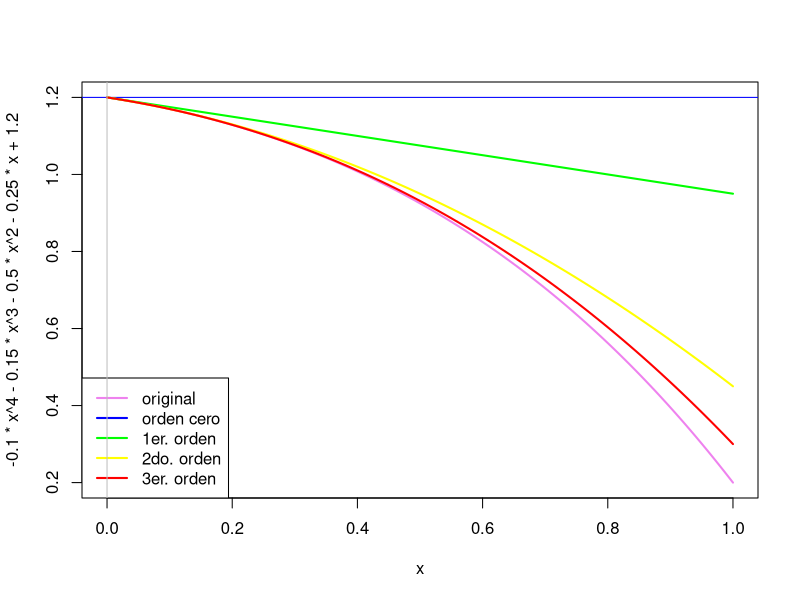
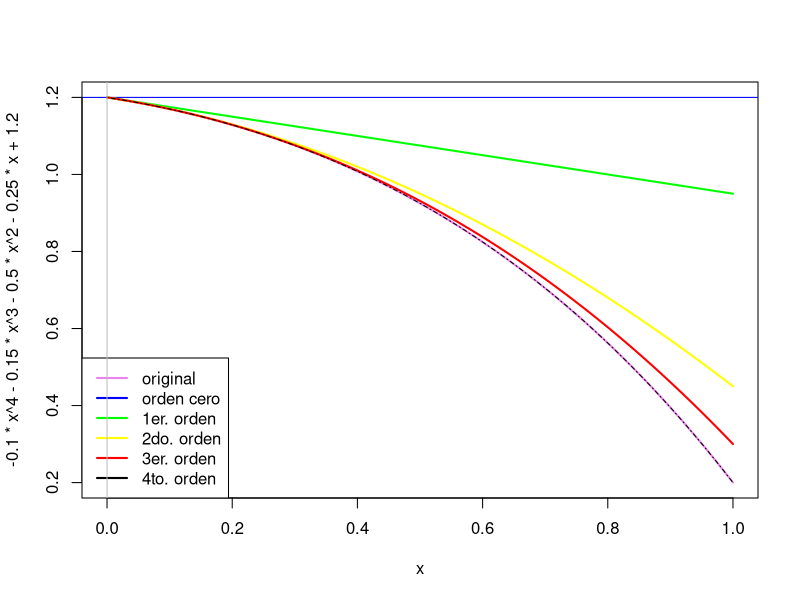
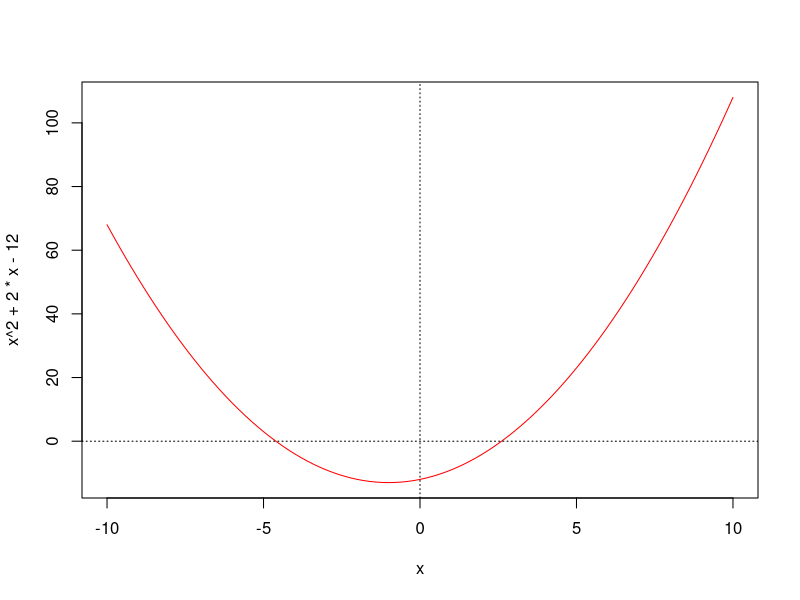
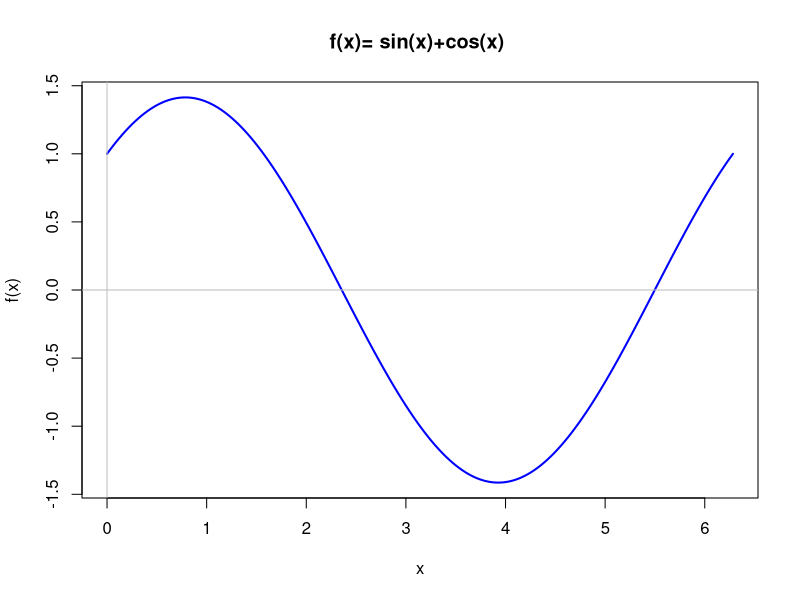
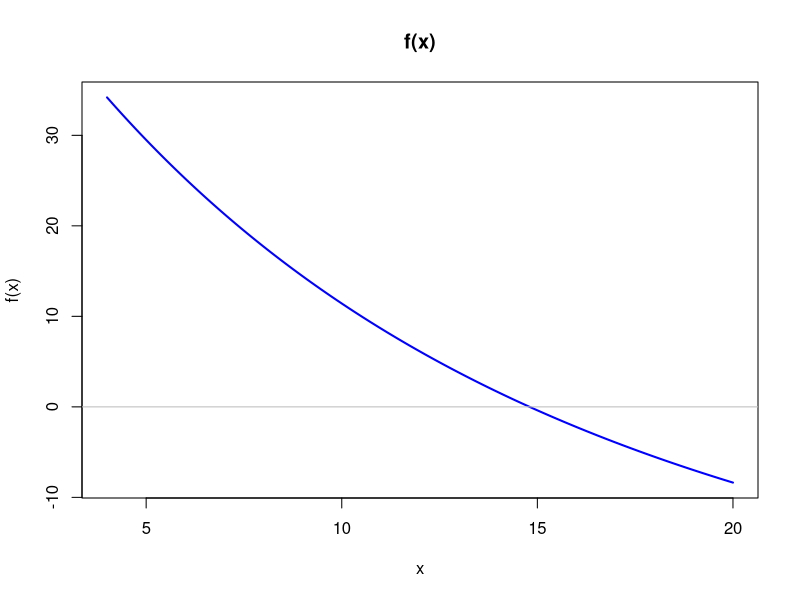
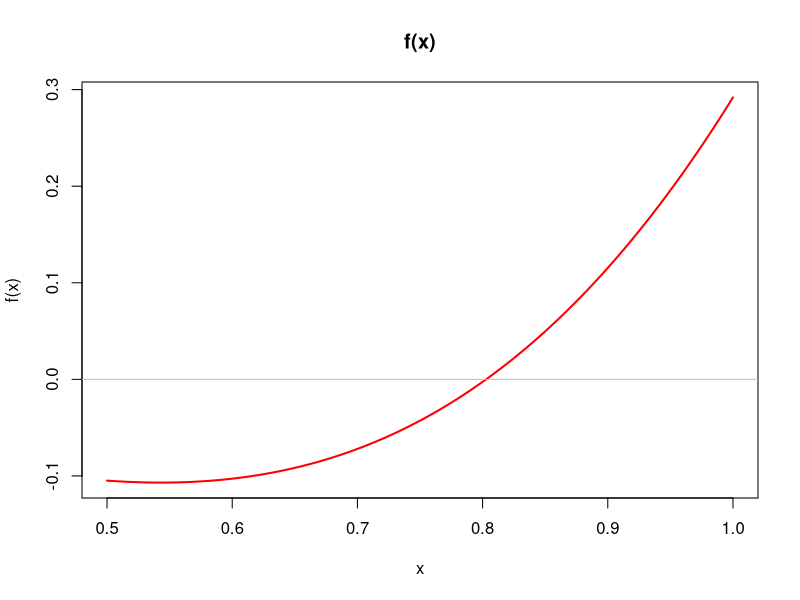

The R source for these figures, in order:
## ---- chunk 1
x_i <- 0 
f_3ra_d <- -2.4*x_i-0.9
f_3ra_d
## ---- chunk 2
1.2-0.25-0.5*1^2-0.9/factorial(3)*1^3
## ---- chunk 3
curve(-0.1*x^4-0.15*x^3-0.5*x^2-0.25*x+1.2, from = 0, to = 1, col = "violet", lwd = 2)
abline(h=1.2, col="blue")
curve(1.2-0.25*x, from = 0, to = 1, col = "green", add = TRUE, lwd = 2)
curve(1.2-0.25*x-0.5*x^2, from = 0, to = 1, col = "yellow", add = TRUE, lwd = 2)
curve(1.2-0.25*x-0.5*x^2-0.15*x^3, from = 0, to = 1, col = "red", add = TRUE, lwd = 2)
legend("bottomleft",
legend=c("original","orden cero","1er. orden", "2do. orden", "3er. orden"),
col=c("violet","blue","green", "yellow","red"),
lty=1,lwd=2)
abline(h=0, v=0, col="gray")
## ---- chunk 4
x_i <- 0 
f_4ta_d <- -2.4
f_4ta_d
## ---- chunk 5
1.2-0.25-0.5*1^2-0.9/factorial(3)*1^3-2.4/factorial(4)*1^4
## ---- chunk 6
curve(-0.1*x^4-0.15*x^3-0.5*x^2-0.25*x+1.2, from = 0, to = 1, col = "violet", lwd = 2)
abline(h=1.2, col="blue")
curve(1.2-0.25*x, from = 0, to = 1, col = "green", add = TRUE, lwd = 2)
curve(1.2-0.25*x-0.5*x^2, from = 0, to = 1, col = "yellow", add = TRUE, lwd = 2)
curve(1.2-0.25*x-0.5*x^2-0.15*x^3, from = 0, to = 1, col = "red", add = TRUE, lwd = 2)
curve(1.2-0.25*x-0.5*x^2-0.15*x^3-0.1*x^4, from = 0, to = 1, col = "black", add = TRUE, lwd = 1, lty = 4)
legend("bottomleft",
legend=c("original","orden cero","1er. orden", "2do. orden", "3er. orden", "4to. orden"),
col=c("violet","blue","green", "yellow", "red", "black"),
lty=1,lwd=2)
abline(h=0, v=0, col="gray")
## ---- chunk 7
x_1 <- -1 + sqrt(13)
x_1
## ---- chunk 8
x_2 <- -1 - sqrt(13)
x_2
## ---- chunk 9
polyroot(c(-12,2,1))
## ---- chunk 10
curve(x^2+2*x-12, from = -10, to = 10, col = "red")
abline(h=0, v= 0, lty=3)
## ---- chunk 11
polyroot(c(-1,1,0,0,-1,3))
## ---- chunk 12
ecuacion <- function(x){sin(x)+cos(x)}
curve(ecuacion, from=0, to=2*pi, n=200, xlab="x", ylab="f(x)", col="blue",lwd=2, main="f(x)= sin(x)+cos(x) ")
abline(h=0, v=0, col="gray")
## ---- chunk 13
ecuacion = function(x){
  (668.06/x)*(1-exp(-0.146843*x))-40
  }
curve(ecuacion, from=4, to=20, n=200, xlab="x", ylab="f(x)", col="blue",lwd=2, main="f(x)")
abline(h=0, v=0, col="gray")
## ---- chunk 14
metodo_biseccion <- function(f, xmin, xmax, tol=1e-5){
  a <- xmin
  b <- xmax
  if (a >= b){
    cat("error: xmin > xmax", "\n")
    # return regresa un objeto
    return(NULL) # NULL significa valor indefinido
  }
  if (f(a) == 0){
    return(a)
  } else if (f(b) == 0) {
    return(b) 
  } else if (f(a)*f(b) > 0){
    cat("error: f(xmin) y f(xmax) son del mismo signo", "\n")
    return(NULL)
  }
  # Si las entradas son correctas
  # converger hasta encontrar la raiz 
  iteracion <- 0
  while ((b-a) > tol){
    c <- (a+b)/2
    if (f(c) == 0){
      return(c)
    } else if (f(a)*f(c) < 0){
      b <- c
    } else {
      a <- c
    }
    iteracion <- iteracion + 1
  }
  # va a regresar la raiz, numero de iteraciones y la precision
  return(c((a+b)/2, iteracion, (b-a)))
}


f <- function(x){
  (668.06/x)*(1-exp(-0.146843*x))-40
} 
metodo_biseccion(f, 12,16)

## ---- chunk 15
ecuacion <- function(x){
  x^3-sin(x)^2
}

curve(ecuacion, from=0.5, to=1, n=200, xlab="x", ylab="f(x)", col="red",lwd=2, main="f(x)")
abline(h=0, v=0, col="gray")
## ---- chunk 16
metodo_biseccion <- function(f, xmin, xmax, tol=1e-5){
  a <- xmin
  b <- xmax
  if (a >= b){
    cat("error: xmin > xmax", "\n")
    # return regresa un objeto
    return(NULL) # NULL significa valor indefinido
  }
  if (f(a) == 0){
    return(a)
  } else if (f(b) == 0) {
    return(b) 
  } else if (f(a)*f(b) > 0){
    cat("error: f(xmin) y f(xmax) son del mismo signo", "\n")
    return(NULL)
  }
  # Si las entradas son correctas
  # converger hasta encontrar la raiz 
  iteracion <- 0
  while ((b-a) > tol){
    c <- (a+b)/2
    if (f(c) == 0){
      return(c)
    } else if (f(a)*f(c) < 0){
      b <- c
    } else {
      a <- c
    }
    iteracion <- iteracion + 1
  }
  # va a regresar la raiz, numero de iteraciones y la precision
  return(c((a+b)/2, iteracion, (b-a)))
}


f <- function(x){
  x^3 - sin(x)^2
} 
metodo_biseccion(f, 0.5,1)

